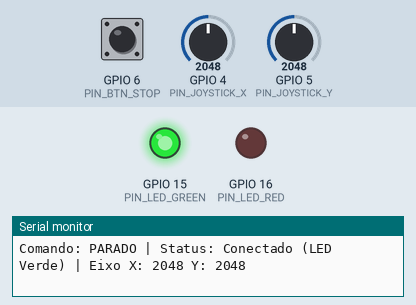
Recording of a sketch running on a simulated ESP32-S3. Shown: output pins drawn as LEDs (lit = HIGH), the last lines printed to the serial monitor. The inputs (shaded band) are chosen by the test bench; at power-on: GPIO 6 (PIN_BTN_STOP) HIGH, GPIO 4 (PIN_JOYSTICK_X) = 2048, GPIO 5 (PIN_JOYSTICK_Y) = 2048.

Above: at 1.2 s.
1.3 s: GPIO 6 (PIN_BTN_STOP) pulled LOW for 0.15 s
At 2.4 s:
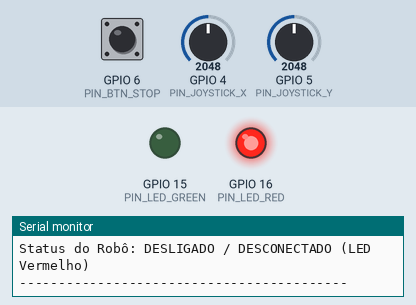
2.9 s: GPIO 6 (PIN_BTN_STOP) pulled LOW for 1 s
At 4.0 s:
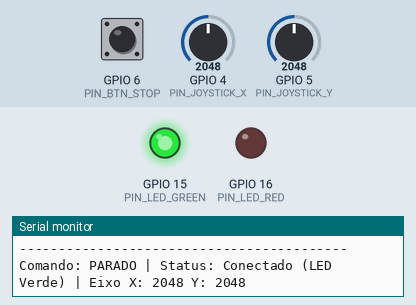
5.4 s: GPIO 4 (PIN_JOYSTICK_X) set to 2813
6.9 s: GPIO 4 (PIN_JOYSTICK_X) set to 2883
9.4 s: GPIO 5 (PIN_JOYSTICK_Y) set to 2776
10.9 s: GPIO 5 (PIN_JOYSTICK_Y) set to 2885
Timing chart, 0 to 13.9 s (numbered marks = the images above; inputs shaded):
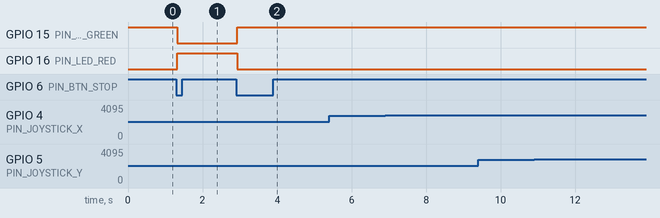

Measured:
- after the input at 1.3 s, GPIO 15 (PIN_LED_GREEN): HIGH → LOW at once; GPIO 16 (PIN_LED_RED): LOW → HIGH at once
- after the input at 2.9 s, GPIO 15 (PIN_LED_GREEN): LOW → HIGH at once; GPIO 16 (PIN_LED_RED): HIGH → LOW at once

The sketch:

CodigoEtapa1Servico.ino
```cpp
/*
  Projeto: Controle Remoto Robô Explorador (Wokwi)
  Placa: ESP32-S3
  Etapa 01 - Práticas Integradas: Camada de Percepção (Frente e Trás Ajustados)
*/

// Definição dos Pinos na ESP32-S3
#define PIN_JOYSTICK_X 4   // Eixo X do Joystick
#define PIN_JOYSTICK_Y 5   // Eixo Y do Joystick
#define PIN_BTN_STOP   6   // Botão de Parada/Religar Remoto
#define PIN_LED_GREEN  15  // LED Status: Ligado / Conectado
#define PIN_LED_RED    16  // LED Status: Desligado / Parado

// Parâmetros de leitura do ADC (ESP32 possui resolução de 12 bits: 0 a 4095)
#define ADC_CENTER    2048
#define ADC_THRESHOLD 800  // Margem de tolerância para considerar movimento

bool sistemaLigado = true;
String ultimoComando = "";
int ultimoEstadoBotao = HIGH;

void setup() {
  Serial.begin(115200);

  // Configuração dos pinos dos LEDs
  pinMode(PIN_LED_GREEN, OUTPUT);
  pinMode(PIN_LED_RED, OUTPUT);

  // Configuração do Botão com Pull-Up interno
  pinMode(PIN_BTN_STOP, INPUT_PULLUP);

  // Estado Inicial do Sistema
  digitalWrite(PIN_LED_GREEN, HIGH);
  digitalWrite(PIN_LED_RED, LOW);

  Serial.println("==========================================");
  Serial.println("Controle Remoto ESP32-S3 Inicializado!");
  Serial.println("Status: Robô LIGADO e CONECTADO (LED Verde)");
  Serial.println("==========================================");
}

void loop() {
  // 1. Leitura do botão com detecção de clique (Borda de Descida)
  int estadoAtualBotao = digitalRead(PIN_BTN_STOP);

  if (ultimoEstadoBotao == HIGH && estadoAtualBotao == LOW) {
    sistemaLigado = !sistemaLigado;

    if (sistemaLigado) {
      digitalWrite(PIN_LED_GREEN, HIGH);
      digitalWrite(PIN_LED_RED, LOW);

      Serial.println("\n[SISTEMA] Botão Pressionado!");
      Serial.println("Comando enviado: LIGAR / RECONECTAR");
      Serial.println("Status do Robô: LIGADO e OPERACIONAL (LED Verde)");
      Serial.println("------------------------------------------");
    } else {
      digitalWrite(PIN_LED_GREEN, LOW);
      digitalWrite(PIN_LED_RED, HIGH);

      Serial.println("\n[ALERTA] Botão Pressionado!");
      Serial.println("Comando enviado: DESLIGAR");
      Serial.println("Status do Robô: DESLIGADO / DESCONECTADO (LED Vermelho)");
      Serial.println("------------------------------------------");
    }

    delay(200); // Debounce
  }

  ultimoEstadoBotao = estadoAtualBotao;

  if (!sistemaLigado) {
    delay(100);
    return;
  }

  // 2. Leitura dos eixos do Joystick
  int valX = analogRead(PIN_JOYSTICK_X);
  int valY = analogRead(PIN_JOYSTICK_Y);

  String comandoAtual = "PARADO";

  // Invertido: VRY maior que o centro agora envia "Frente" e menor envia "Tras"
  if (valY > (ADC_CENTER + ADC_THRESHOLD)) {
    comandoAtual = "Frente";
  } else if (valY < (ADC_CENTER - ADC_THRESHOLD)) {
    comandoAtual = "Tras";
  } else if (valX < (ADC_CENTER - ADC_THRESHOLD)) {
    comandoAtual = "Esquerda";
  } else if (valX > (ADC_CENTER + ADC_THRESHOLD)) {
    comandoAtual = "Direita";
  }

  // Imprime no Monitor Serial apenas quando houver alteração de movimento ou a cada 1 segundo
  static unsigned long ultimaAtualizacao = 0;
  if (comandoAtual != ultimoComando || millis() - ultimaAtualizacao > 1000) {
    ultimoComando = comandoAtual;
    ultimaAtualizacao = millis();

    Serial.print("Comando: ");
    Serial.print(comandoAtual);
    Serial.print(" | Status: Conectado (LED Verde) | Eixo X: ");
    Serial.print(valX);
    Serial.print(" Y: ");
    Serial.println(valY);
  }

  delay(100);
}
```
